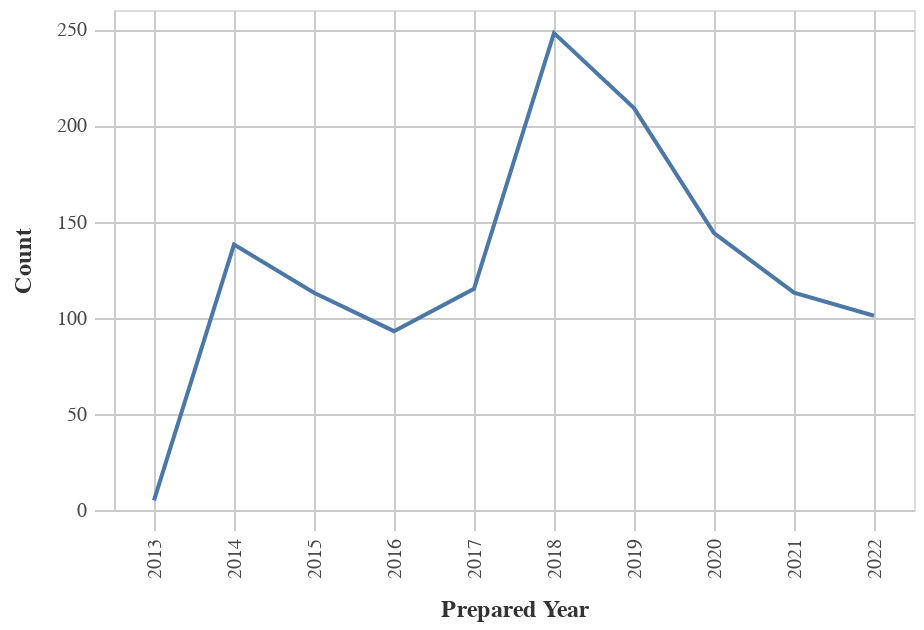

The notebook cell saved with this chart:
### Markdown cell above
### Obligations by Year

### Code cell
#Line chart for Obligations by Year
chart_df = (df_top>>filter(_.variable=='prepared_y')).rename(columns= {"value":"Year"})
    
chart1= (_dla_utils_reports.basic_line_chart_test_no_save(chart_df, 'Year', 'count', district)).encode(x=alt.X('Year:O', title='Prepared Year'))
display(chart1)

### Figure 1 — Vega-Lite specification as saved in the notebook (floating-point values rounded to 4 significant figures)
{"config": {"view": {"continuousWidth": 400, "continuousHeight": 300}, "axis": {"domainColor": "#cbcbcb", "grid": true, "gridColor": "#cbcbcb", "gridWidth": 1, "labelColor": "#474747", "labelFont": "Nunito Sans", "labelFontSize": 10, "labelPadding": 4, "tickColor": "#cbcbcb", "tickSize": 10, "titleColor": "#333", "titleFont": "Raleway", "titleFontSize": 12, "titlePadding": 10}, "axisBand": {"grid": false}, "background": "white", "font": "Raleway", "header": {"labelFont": "Nunito Sans", "titleFont": "Raleway"}, "legend": {"labelColor": "#333", "labelFont": "Nunito Sans", "labelFontSize": 11, "labelLimit": 0, "padding": 1, "symbolSize": 30, "symbolType": "square", "titleColor": "#333", "titleFont": "Raleway", "titleFontSize": 14, "titlePadding": 10}, "title": {"anchor": "middle", "font": "Raleway", "fontSize": 18, "fontWeight": 300, "offset": 20}}, "data": {"name": "data-ad3662a5cb2a36ba73e88e4d85c5d3ef"}, "mark": "line", "encoding": {"tooltip": [{"field": "Year", "type": "quantitative"}, {"field": "count", "type": "quantitative"}], "x": {"field": "Year", "title": "Prepared Year", "type": "ordinal"}, "y": {"field": "count", "title": "Count", "type": "quantitative"}}, "height": 250, "width": 400, "$schema": "https://vega.github.io/schema/vega-lite/v4.17.0.json", "datasets": {"data-ad3662a5cb2a36ba73e88e4d85c5d3ef": [{"Year": 2018.0, "count": 248, "variable": "prepared_y"}, {"Year": 2019.0, "count": 209, "variable": "prepared_y"}, {"Year": 2020.0, "count": 144, "variable": "prepared_y"}, {"Year": 2014.0, "count": 138, "variable": "prepared_y"}, {"Year": 2017.0, "count": 115, "variable": "prepared_y"}, {"Year": 2015.0, "count": 113, "variable": "prepared_y"}, {"Year": 2021.0, "count": 113, "variable": "prepared_y"}, {"Year": 2022.0, "count": 101, "variable": "prepared_y"}, {"Year": 2016.0, "count": 93, "variable": "prepared_y"}, {"Year": 2013.0, "count": 5, "variable": "prepared_y"}]}}
